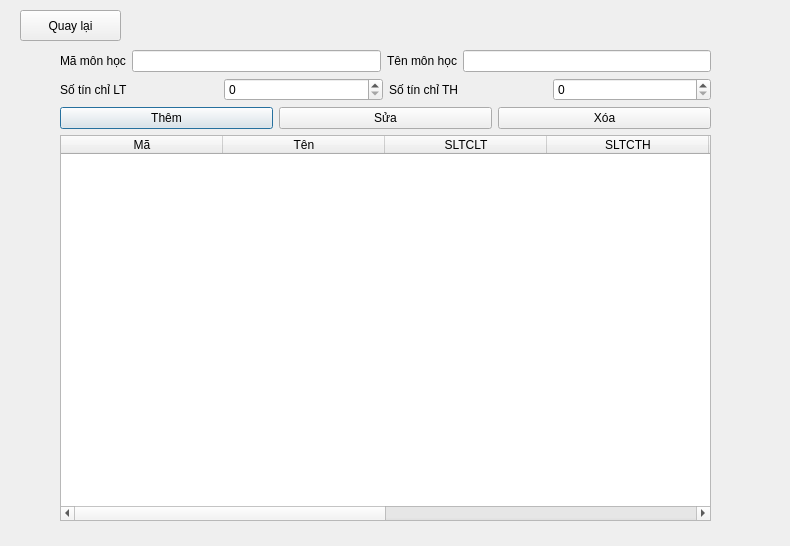
<?xml version="1.0" encoding="UTF-8"?>
<ui version="4.0">
 <class>DanhSachMonHoc</class>
 <widget class="QDialog" name="DanhSachMonHoc">
  <property name="geometry">
   <rect>
    <x>0</x>
    <y>0</y>
    <width>790</width>
    <height>546</height>
   </rect>
  </property>
  <property name="windowTitle">
   <string>Dialog</string>
  </property>
  <widget class="QWidget" name="centralwidget" native="true">
   <property name="geometry">
    <rect>
     <x>10</x>
     <y>10</y>
     <width>771</width>
     <height>531</height>
    </rect>
   </property>
   <widget class="QWidget" name="layoutWidget">
    <property name="geometry">
     <rect>
      <x>50</x>
      <y>40</y>
      <width>651</width>
      <height>471</height>
     </rect>
    </property>
    <layout class="QVBoxLayout" name="verticalLayout_2">
     <item>
      <layout class="QVBoxLayout" name="verticalLayout">
       <item>
        <layout class="QHBoxLayout" name="horizontalLayout">
         <item>
          <widget class="QLabel" name="lblMaMH">
           <property name="text">
            <string>Mã môn học</string>
           </property>
          </widget>
         </item>
         <item>
          <widget class="QLineEdit" name="edtMaMH">
           <property name="layoutDirection">
            <enum>Qt::LayoutDirection::LeftToRight</enum>
           </property>
           <property name="text">
            <string/>
           </property>
          </widget>
         </item>
         <item>
          <widget class="QLabel" name="lblTenMH">
           <property name="text">
            <string>Tên môn học</string>
           </property>
          </widget>
         </item>
         <item>
          <widget class="QLineEdit" name="edtTenMH">
           <property name="text">
            <string/>
           </property>
          </widget>
         </item>
        </layout>
       </item>
       <item>
        <layout class="QHBoxLayout" name="horizontalLayout_2">
         <item>
          <widget class="QLabel" name="lblSTCLT">
           <property name="text">
            <string>Số tín chỉ LT</string>
           </property>
          </widget>
         </item>
         <item>
          <widget class="QSpinBox" name="spnSTCLT">
           <property name="maximum">
            <number>12</number>
           </property>
          </widget>
         </item>
         <item>
          <widget class="QLabel" name="lblSTCTH">
           <property name="text">
            <string>Số tín chỉ TH</string>
           </property>
          </widget>
         </item>
         <item>
          <widget class="QSpinBox" name="spnSTCTH">
           <property name="maximum">
            <number>12</number>
           </property>
          </widget>
         </item>
        </layout>
       </item>
       <item>
        <layout class="QHBoxLayout" name="horizontalLayout_3">
         <item>
          <widget class="QPushButton" name="btnThemMH">
           <property name="text">
            <string>Thêm</string>
           </property>
          </widget>
         </item>
         <item>
          <widget class="QPushButton" name="btnSuaMH">
           <property name="text">
            <string>Sửa</string>
           </property>
          </widget>
         </item>
         <item>
          <widget class="QPushButton" name="btnXoaMH">
           <property name="text">
            <string>Xóa</string>
           </property>
          </widget>
         </item>
        </layout>
       </item>
      </layout>
     </item>
     <item>
      <widget class="QTableWidget" name="tblMonHoc">
       <property name="columnCount">
        <number>8</number>
       </property>
       <attribute name="horizontalHeaderDefaultSectionSize">
        <number>162</number>
       </attribute>
       <column>
        <property name="text">
         <string>Mã</string>
        </property>
       </column>
       <column>
        <property name="text">
         <string>Tên</string>
        </property>
       </column>
       <column>
        <property name="text">
         <string>SLTCLT</string>
        </property>
       </column>
       <column>
        <property name="text">
         <string>SLTCTH</string>
        </property>
       </column>
       <column/>
       <column/>
       <column/>
       <column/>
      </widget>
     </item>
    </layout>
   </widget>
   <widget class="QPushButton" name="btnQuayLai">
    <property name="geometry">
     <rect>
      <x>10</x>
      <y>0</y>
      <width>101</width>
      <height>31</height>
     </rect>
    </property>
    <property name="text">
     <string>Quay lại</string>
    </property>
   </widget>
  </widget>
 </widget>
 <resources/>
 <connections/>
</ui>
